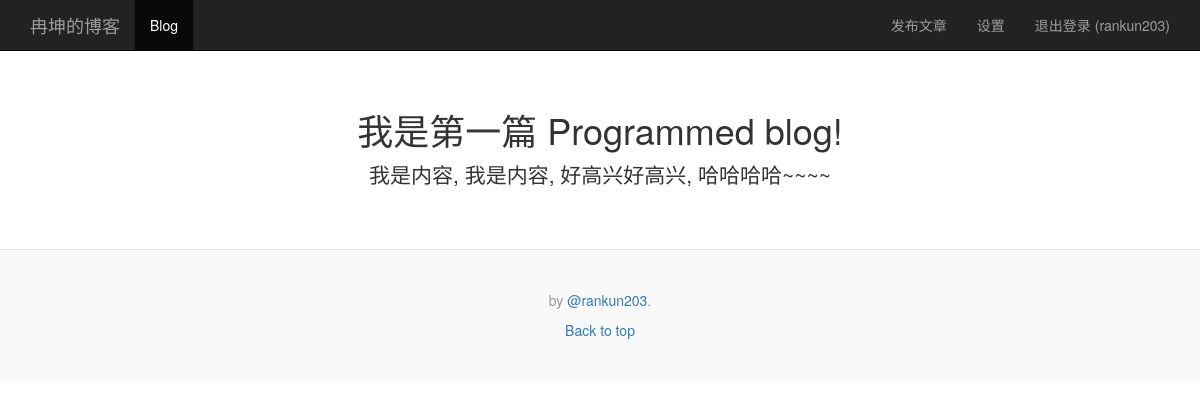
/20151018-1/blog.php?id=3 (signed in), run on the app's committed database.
### tables this page shows
CREATE TABLE `users` (
  `id` int(11) NOT NULL AUTO_INCREMENT,
  `username` varchar(50) NOT NULL,
  `password` varchar(50) NOT NULL,
  `email` varchar(50) NOT NULL,
  `join_date` datetime NOT NULL,
  PRIMARY KEY (`id`),
  UNIQUE KEY `username` (`username`)
);

CREATE TABLE `blog` (
  `id` int(11) NOT NULL AUTO_INCREMENT,
  `title` varchar(1024) DEFAULT '',
  `content` text,
  `type` varchar(4) DEFAULT NULL COMMENT 'htm, pre, md',
  `create_time` datetime DEFAULT NULL,
  `update_time` datetime DEFAULT NULL,
  `is_deleted` bit(2) DEFAULT NULL,
  `delete_time` datetime DEFAULT NULL,
  PRIMARY KEY (`id`)
);

### 20151018-1/includes/global.inc.php (called while the page is built, shortened)
<?php
require_once 'classes/DB.class.php';
$userTools = new UserTools();
if(isset($_SESSION['logged_in'])) {
	$user = unserialize($_SESSION['user']);
	$_SESSION['user'] = serialize($userTools->get($user->id));
}

### 20151018-1/classes/DB.class.php (called while the page is built, shortened)
<?php
class DB {
	public function processRowSet($rowSet, $singleRow=false)
	{
		$resultArray = array();
		while($row = mysql_fetch_assoc($rowSet))
		{
			array_push($resultArray, $row);
		}
		if($singleRow === true)
			return $resultArray[0];
		return $resultArray;
	}
	public function select($table, $where) {
		$sql = "SELECT * FROM $table WHERE $where";
		$result = mysql_query($sql);
		if(mysql_num_rows($result) == 1)
			return $this->processRowSet($result, true);
		return $this->processRowSet($result);
	}
}

### 20151018-1/classes/UserTools.class.php (called while the page is built, shortened)
<?php
require_once 'DB.class.php';
class UserTools {
	public function get($id)
	{
		$db = new DB();
		$result = $db->select('users', "id = $id");
		return new User($result);
	}
}

### 20151018-1/classes/BlogTools.class.php (called while the page is built, shortened)
<?php
require_once 'Blog.class.php';
require_once 'DB.class.php';
class BlogTools
{
    public function findOne($id)
    {
        $db = new DB();
        $result = $db->select('blog', 'id=' . $id);
        return new Blog($result);
    }
}

### 20151018-1/classes/Blog.class.php (called while the page is built, shortened)
<?php
require_once 'DB.class.php';
class Blog
{
    public function __construct($data)
    {
        $this->title = (isset($data['title'])) ? $data['title'] : '';
        $this->content = (isset($data['content'])) ? $data['content'] : '';
    }
}

### 20151018-1/blog.php (the view, shortened to what this page needs)
<?php
require_once 'includes/global.inc.php';
require_once 'classes/BlogTools.class.php';
$id = $_GET['id'];
$blog = null;
if ($id) {
    $blogTools = new BlogTools();
    $blog = $blogTools->findOne($id);
}
?>
<!DOCTYPE html>
<html lang="zh-CN">
<head>
    <link rel="stylesheet" href="./bower_components/bootstrap/dist/css/bootstrap.min.css">
    <link rel="stylesheet" href="./css/style.css">
</head>
<body>
<nav class="navbar navbar-inverse navbar-fixed-top">
    <div class="container">
        <div class="navbar-header">
            <a class="navbar-brand" href="index.php">冉坤的博客</a>
        </div>
        <div id="navbar" class="collapse navbar-collapse">
            <ul class="nav navbar-nav">
                <li class="active"><a href="index.php">Blog</a></li>
            </ul>
            <ul class="nav navbar-nav navbar-right">
                <li><a href="post.php">发布文章</a></li>
                <li><a href="settings.php">设置</a></li>
                <?php
                if ($user) { ?>
                    <li><a href="logout.php">退出登录 (<?php echo $user->username ?>)</a></li>
                <?php } else { ?>
                    <li><a href="login.php">登录</a></li>
                <?php }
                ?>
            </ul>
        </div>
    </div>
</nav>
<div class="container">
    <div class="main-item">
        <h1><?php echo $blog->title; ?></h1>
        <p class="lead"><?php if ($blog) {
                echo $blog->content;
            } ?></p>
    </div>
</div>
<footer class="blog-footer">
    <p>by <a href="http://blog.rankun.org">@rankun203</a>.</p>
    <p>
        <a href="#">Back to top</a>
    </p>
</footer>
</body>

### 20151018-1/css/style.css (style rules this page uses)
body { padding-top: 50px; }
.container ul { list-style: none; }
.main-item { padding: 40px 15px; text-align: center; }
.blog-footer { padding: 40px 0; color: #999; text-align: center; background-color: #f9f9f9; border-top: 1px solid #e5e5e5; }
.blog-footer p:last-child { margin-bottom: 0; }

### data on the page
users: username "rankun203"
blog: title "我是第一篇 Programmed blog!", content "我是内容, 我是内容, 好高兴好高兴, 哈哈哈哈~~~~"
